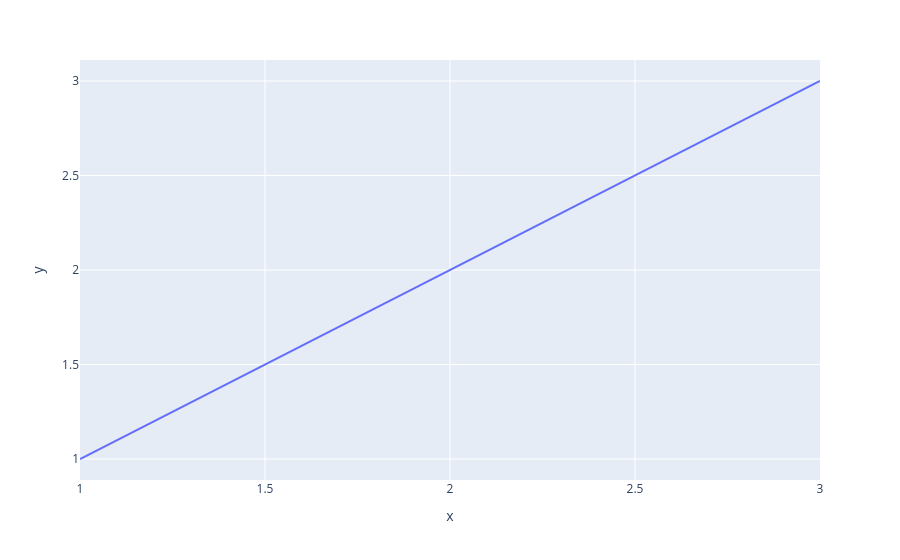

Notebook source saved alongside this figure:
### Code cell
# This code creates a simple interactive line chart using Plotly Express. 
# The px.line() function plots the values from the x-axis and y-axis, 
# fig.show() displays the chart output in the notebook.
fig = px.line(x=[1, 2, 3], y=[1, 2, 3]) 
fig.show()

### Figure 1 — Plotly figure (JSON) as saved in the notebook; plotly's stock layout.template omitted (floating-point values rounded to 4 significant figures)
{"data": [{"hovertemplate": "x=%{x}<br>y=%{y}<extra></extra>", "legendgroup": "", "line": {"color": "#636efa", "dash": "solid"}, "marker": {"symbol": "circle"}, "mode": "lines", "name": "", "orientation": "v", "showlegend": false, "type": "scatter", "x": [1, 2, 3], "xaxis": "x", "y": [1, 2, 3], "yaxis": "y"}], "layout": {"legend": {"tracegroupgap": 0}, "margin": {"t": 60}, "xaxis": {"anchor": "y", "domain": [0, 1], "title": {"text": "x"}}, "yaxis": {"anchor": "x", "domain": [0, 1], "title": {"text": "y"}}}}
